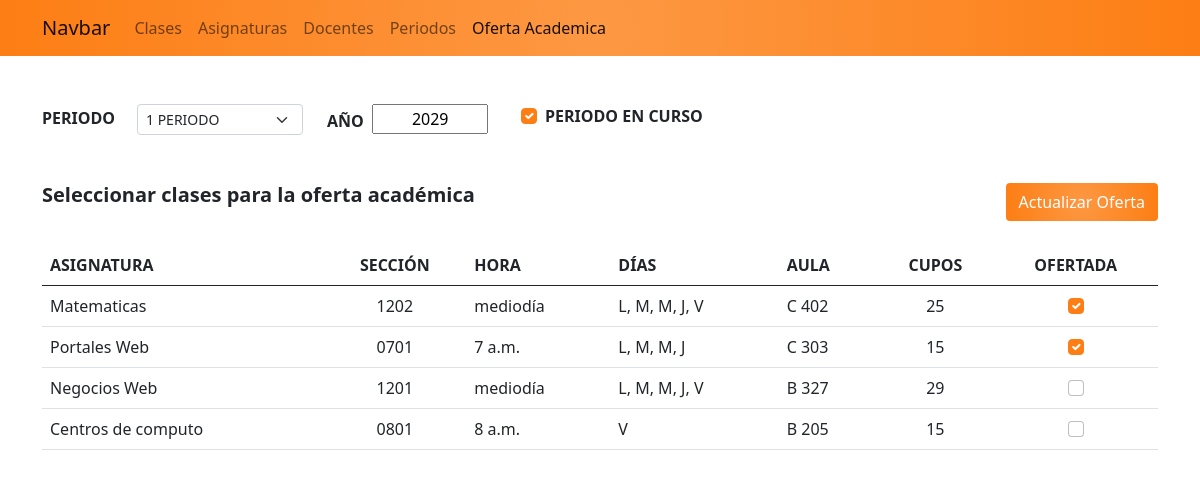
The app's page /periodos_admin/17/editar/, older data.
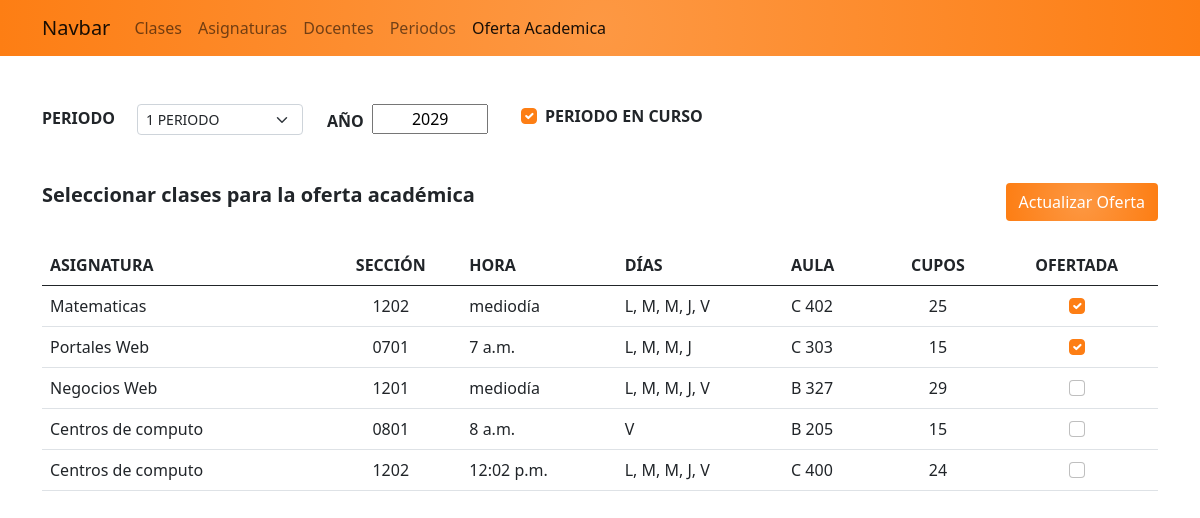
The same page, newer data.
### app_academico/models.py (models this page shows, shortened)
class Clase(models.Model):
    asignatura = models.ForeignKey(Asignatura, on_delete=models.CASCADE)
    seccion = models.CharField(max_length=4)
    hora = models.TimeField()
    dias = models.CharField(max_length=25)
    aula  = models.CharField(max_length=20)
    cupos = models.SmallIntegerField(default=10)
    docente = models.ForeignKey(Docente, on_delete=models.CASCADE, null=True, blank=True)
    alumnos = models.ManyToManyField(Alumno, null=True, blank=True)

class Asignatura(models.Model):
    nombre = models.CharField(max_length=30)
    descripcion = models.TextField(null=True, blank=True)
    creditos = models.IntegerField(null=True, blank=True)
    def __str__(self):
        return f'{self.nombre}'

### app_academico/views.py (the view, shortened to what this page needs)
# urls.py: path('periodos_admin/<int:id>/editar/', views.editar_periodo, name='editar_periodo'),
def editar_periodo(request, id):
    periodo = get_object_or_404(OfertaAcademica, pk=id)
    clases = Clase.objects.all().order_by('asignatura')
    ctx = {
        'activo': 'oferta',
        'clases': clases,
        'periodo': periodo,
        'ofertadas': periodo.clases.all()
    }
    return render(request, 'academico/ofertaAdmin.html', ctx)

### app_academico/templates/academico/ofertaAdmin.html (shortened to what this page needs)
{% extends "base.html" %}
{% block container %}
    <div>
        <form action="{% url 'editar_periodo' periodo.id %}" method="POST">
            <div class="row">
                <div class="col-3">
                    <div class="row">
                        <div class="col-4">
                            <label class="align-middle fw-bold" for="numperiodo">PERIODO</label>
                        </div>
                        <div class="col-8">
                            <select name="numperiodo" id="numperiodo" class="form-select form-select-sm">
                            {% for i in "123" %}
                                <option value={{i}} {% if periodo.periodo == i %} selected {% endif %}>{{i}} PERIODO</option>>
                            {% endfor %}
                            </select>
                        </div>
                    </div>
                </div>
                <div class="col-2">
                    <label for="anio" class="align-middle fw-bold">AÑO&nbsp</label>
                    <input class="text-center" type="text" name="anio" id="anio" value="{{periodo.anio}}" data-provide="datepicker" style="cursor: pointer; width:70%"/>
                </div>
                <div class="col-7 form-check" style="padding-left: 2.5em;">
                    <input class="form-check-input" type="checkbox" name="estado" id="estado" {% if periodo.estado %}checked{% endif %}>
                    <label class="form-check-label fw-bold" for="estado">
                        PERIODO EN CURSO
                    </label>
                </div>
            </div>
            <div>
                <div class="row mt-5 mb-4">
                    <div class="col-6">
                        <h5 class="fw-bold">Seleccionar clases para la oferta académica</h5>
                    </div>
                    <div class="col-6 text-end">
                        <input onclick="if (!confirm('¿Desea guardar los cambios?')) return false;"  type ="submit" class="btn btn-block text-white orange" value="Actualizar Oferta">
                    </div>
                </div>
                <table class="table table-hover">
                    <thead>
                        <tr>
                            <th>ASIGNATURA</th>
                            <th class="text-center">SECCIÓN</th>
                            <th>HORA</th>
                            <th>DÍAS</th>
                            <th>AULA</th>
                            <th class="text-center">CUPOS</th>
                            <th  class="text-center">OFERTADA</th>
                        </tr>
                    </thead>
                    <tbody id="tbody" data-oferta="{% for o in ofertadas %}o.id,{% endfor %}">
                        {% for c in clases %}
                            <tr>
                                <td>{{ c.asignatura }}</td>
                                <td class="text-center">{{ c.seccion }}</td>
                                <td>{{ c.hora }}</td>
                                <td>{{ c.dias}}</td>
                                <td>{{ c.aula}}</td>
                                <td class="text-center">{{ c.cupos}}</td>
                                <td class="text-center">
                                    <input class="form-check-input" type="checkbox" name="chk-{{c.id}}" value="{{c.id}}" id="{{c.id}}" {% for o in ofertadas %}{% if o.id == c.id %}checked{% endif %}{% endfor %}>
                                </td>
                            </tr>
                        {% empty %}
                            <tr>
                                <td colspan="6" class="text-danger text-center fw-bold">NO SE ENCONTRARON RESULTADOS</td>
                            </tr>
                        {% endfor %}
                    </tbody>
                </table>
            </div>
        </form>
    </div>
{% endblock %}

Row changes from the older to the newer data that the page shows:
added Clase: asignatura "Centros de computo", seccion "1202", hora "12:02 p.m.", dias "L, M, M, J, V", aula "C 400", cupos "24"
